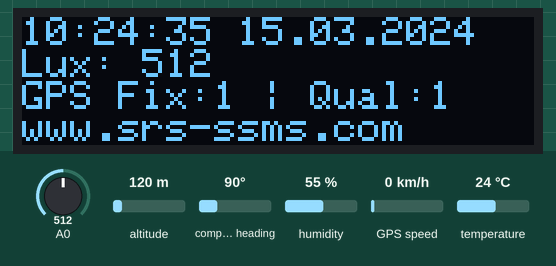
Bench run of a sketch on a simulated Arduino Mega 2560, built with avr-gcc and run on an emulated ATmega2560. Parts: 128×32 one-colour display. Inputs (shaded band) come from the test bench; at power-on: A0 = 512, humidity 55 %, temperature 24 °C, altitude 120 m, compass heading 90°, GPS speed 0 km/h. The local clock reads 2024-03-15 10:24:30 at power-on unless the sketch sets it; the GPS gets a fix after 3 s at 37.7749, -122.4194 with 8 satellites; what the sketch prints to the serial monitor is not drawn.

Above: at 5.2 s.
5.3 s: A0 set to 716
At 6.9 s:
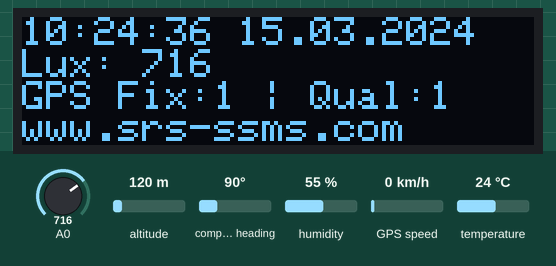
11.3 s: humidity set to 22 %
At 16.0 s:
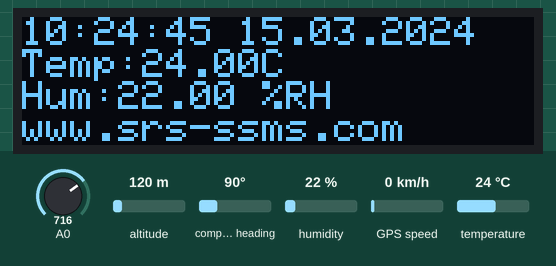
17.3 s: temperature set to 12 °C
At 19.2 s:
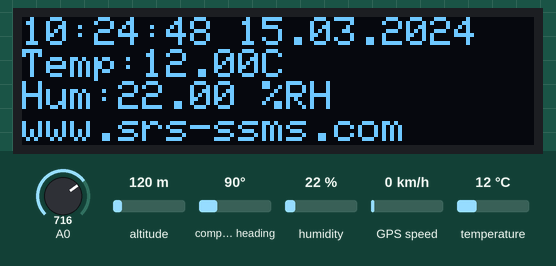
20.9 s: A0 set to 992
At 22.1 s:
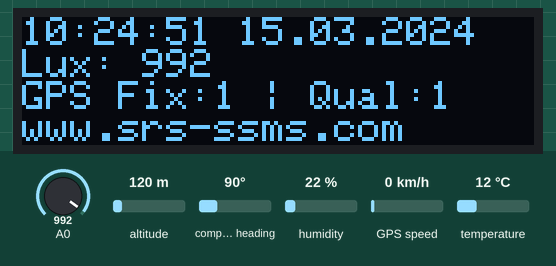
24.0 s: A0 set to 30
At 25.3 s:
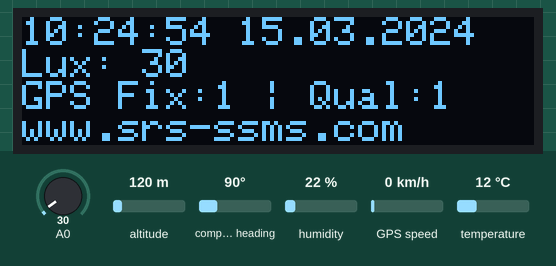
27.1 s: humidity set to 40 %
At 31.6 s:
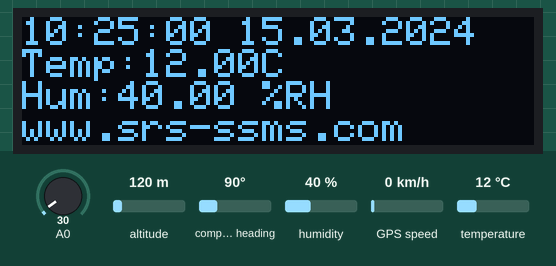
Timing chart, 0 to 33.1 s (numbered marks = the images above; inputs shaded):
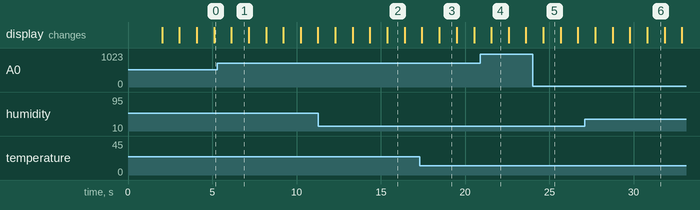

The sketch:

allinone_2_lcd_gps.ino
```cpp
bool setWaktu = false;
int jam = 11;
int menit = 29;
int detik = 30;
int tanggal = 30;
int bulan = 6;
int tahun = 2020;

#include <SPI.h>
#include <Wire.h>
#include <Adafruit_GFX.h>
#include <Adafruit_SSD1306.h>

#define SCREEN_WIDTH 128 // OLED display width, in pixels
#define SCREEN_HEIGHT 32 // OLED display height, in pixels

// Declaration for an SSD1306 display connected to I2C (SDA, SCL pins)
#define OLED_RESET     4 // Reset pin # (or -1 if sharing Arduino reset pin)
Adafruit_SSD1306 display(SCREEN_WIDTH, SCREEN_HEIGHT, &Wire, OLED_RESET);

#include <DHT.h>;
DHT dht(8, DHT22);
float hum;
float temp;
int switchDisplay = 0;

char h [5];
char t [5];

const long displayTime = 5000;
long displayLog;

// what's the name of the hardware serial port?
#include <SD.h>
#include <SPI.h>
File myFile;
int pinCS  = 53;
int chk;

#include <DS3231.h>
DS3231  rtc(SDA, SCL);

//// Connect to the GPS on the hardware port
//
#include <Adafruit_GPS.h>
Adafruit_GPS GPS(&Serial2);

// Set GPSECHO to 'false' to turn off echoing the GPS data to the Serial console
// Set to 'true' if you want to debug and listen to the raw GPS sentences
#define GPSECHO false

uint32_t timer = millis();

void setup() {
  Serial.begin(115200);
  rtc.begin();
  if (setWaktu){
  rtc.setDate(tanggal, bulan, tahun); //hapus
  rtc.setTime(jam, menit, detik);
  }
  displayLog = displayTime;
   // 9600 NMEA is the default baud rate for Adafruit MTK GPS's- some use 4800
  GPS.begin(9600);
  // uncomment this line to turn on RMC (recommended minimum) and GGA (fix data) including altitude
  GPS.sendCommand(PMTK_SET_NMEA_OUTPUT_RMCGGA);
  // uncomment this line to turn on only the "minimum recommended" data
  //GPS.sendCommand(PMTK_SET_NMEA_OUTPUT_RMCONLY);
  // For parsing data, we don't suggest using anything but either RMC only or RMC+GGA since
  // the parser doesn't care about other sentences at this time
  // Set the update rate
  GPS.sendCommand(PMTK_SET_NMEA_UPDATE_1HZ); // 1 Hz update rate
  // For the parsing code to work nicely and have time to sort thru the data, and
  // print it out we don't suggest using anything higher than 1 Hz

  // Request updates on antenna status, comment out to keep quiet
  GPS.sendCommand(PGCMD_ANTENNA);

//  delay(1000);


//  myFile = SD.open("hasil.txt", FILE_WRITE);
//      if (myFile) {
//        myFile.print("Tanggal, Jam, Humidity IN, Humdity OUT, Temperature IN, Temperature OUT");
//        myFile.println();
//        myFile.close(); // close the file
//            u8g.firstPage();
//  do {
//    sdBerhasil();
//  } while( u8g.nextPage() );
//      }
//      // if the file didn't open, print an error:
//      else {
//            u8g.firstPage();
//  do {
//    sdGagal();
//  } while( u8g.nextPage() );
//
//      }

  dht.begin();
  if(!display.begin(SSD1306_SWITCHCAPVCC, 0x3C)) { // Address 0x3C for 128x32
    for(;;); // Don't proceed, loop forever
  }
  display.clearDisplay();
  display.setCursor(0,0);
  display.setTextSize(4);
  display.setTextColor(SSD1306_WHITE);
  display.println(" SRS");
  display.display();
  delay(2000);
  display.invertDisplay(true);
  delay(1000);
  display.invertDisplay(false);
  delay(1000);
}

void loop() {

    // read data from the GPS in the 'main loop'
  char c = GPS.read();
  // if you want to debug, this is a good time to do it!
  if (GPSECHO)
    if (c) Serial.print(c);
  // if a sentence is received, we can check the checksum, parse it...
  if (GPS.newNMEAreceived()) {
    // a tricky thing here is if we print the NMEA sentence, or data
    // we end up not listening and catching other sentences!
    // so be very wary if using OUTPUT_ALLDATA and trying to print out data
    Serial.println(GPS.lastNMEA()); // this also sets the newNMEAreceived() flag to false
    if (!GPS.parse(GPS.lastNMEA())) // this also sets the newNMEAreceived() flag to false
      return; // we can fail to parse a sentence in which case we should just wait for another
  }

  hum = dht.readHumidity();
  temp = dht.readTemperature();

  dtostrf(hum, 3, 1, h);
  dtostrf(temp, 3, 1, t);

  // read the input on analog pin 0:
  int lux = analogRead(A0);
  unsigned long currentMillis = millis();
  if (currentMillis >= displayLog & switchDisplay != 2){
       displayLog = displayLog + displayTime;
       switchDisplay = switchDisplay + 1;
  } else if (currentMillis >= displayLog & switchDisplay == 2){
       displayLog = displayLog + displayTime;
       switchDisplay = 0;
  }
  if (switchDisplay == 0){
    display.clearDisplay();
    display.setTextSize(1);
    display.setTextColor(SSD1306_WHITE);                 // Draw white text
    display.setCursor(0,0);
    display.print(rtc.getTimeStr());
    display.print(" ");
    display.println(rtc.getDateStr());
    display.setTextSize(1);
    display.setTextColor(SSD1306_WHITE);                 // Draw white text
    display.print("Temp:");
    display.print(temp);
    display.println("C ");
    display.print("Hum:");
    display.print(hum);
    display.println(" %RH");
    display.setTextSize(1);
    display.setTextColor(SSD1306_WHITE);                 // Draw white text
    display.println("www.srs-ssms.com");
    display.display();
  }else if(switchDisplay == 1){
    display.clearDisplay();
    display.setCursor(0,0);                              // Start at top-left corner
    display.setTextSize(1);
    display.setTextColor(SSD1306_WHITE);                 // Draw white text
    display.print(rtc.getTimeStr());
    display.print(" ");
    display.println(rtc.getDateStr());
    display.setTextSize(1);                              // Normal 1:1 pixel scale
    display.setTextColor(SSD1306_WHITE);                 // Draw white text
    display.print("Lux: ");
    display.println(lux);
    display.print("GPS Fix:");
    display.print((int)GPS.fix);
    display.print(" | Qual:");
    display.println((int)GPS.fixquality);
    display.setTextSize(1);
    display.setTextColor(SSD1306_WHITE);                 // Draw white text
    display.println("www.srs-ssms.com");
    display.display();
  }else if(switchDisplay == 2 && GPS.fix){
    display.clearDisplay();
    display.setCursor(0,0);                              // Start at top-left corner
    display.setTextSize(1);
    display.setTextColor(SSD1306_WHITE);                 // Draw white text
    display.println(rtc.getTimeStr());
    display.print(" ");
    display.print("Sat: ");
    display.print((int)GPS.satellites);
    display.setTextSize(1);                              // Normal 1:1 pixel scale
    display.setTextColor(SSD1306_WHITE);                 // Draw white text
    display.print("Lat: ");
    display.print(GPS.latitude, 4);
    display.println(GPS.lat);
    display.print("Lon: ");
    display.print(GPS.longitude, 4);
    display.println(GPS.lon);
    display.setTextSize(1);
    display.setTextColor(SSD1306_WHITE);                 // Draw white text
    display.println("www.srs-ssms.com");
    display.display();
  }else if(switchDisplay == 2 && !GPS.fix){
    display.clearDisplay();
    display.setCursor(0,0);                              // Start at top-left corner
    display.setTextSize(1);
    display.setTextColor(SSD1306_WHITE);                 // Draw white text
    display.println("GPS TIDAK DITEMUKAN!");
    display.setTextSize(1);
    display.setTextColor(SSD1306_WHITE);                 // Draw white text
    display.println("www.srs-ssms.com");
    display.display();
  }
  Serial.print("millis: ");
  Serial.println(currentMillis);
  Serial.print("log: ");
  Serial.println(displayLog);
  delay(1000);
}
```

Measured:
- what the display in image 1 shows lasts 1.1 s, from 6.1 s to 7.2 s
